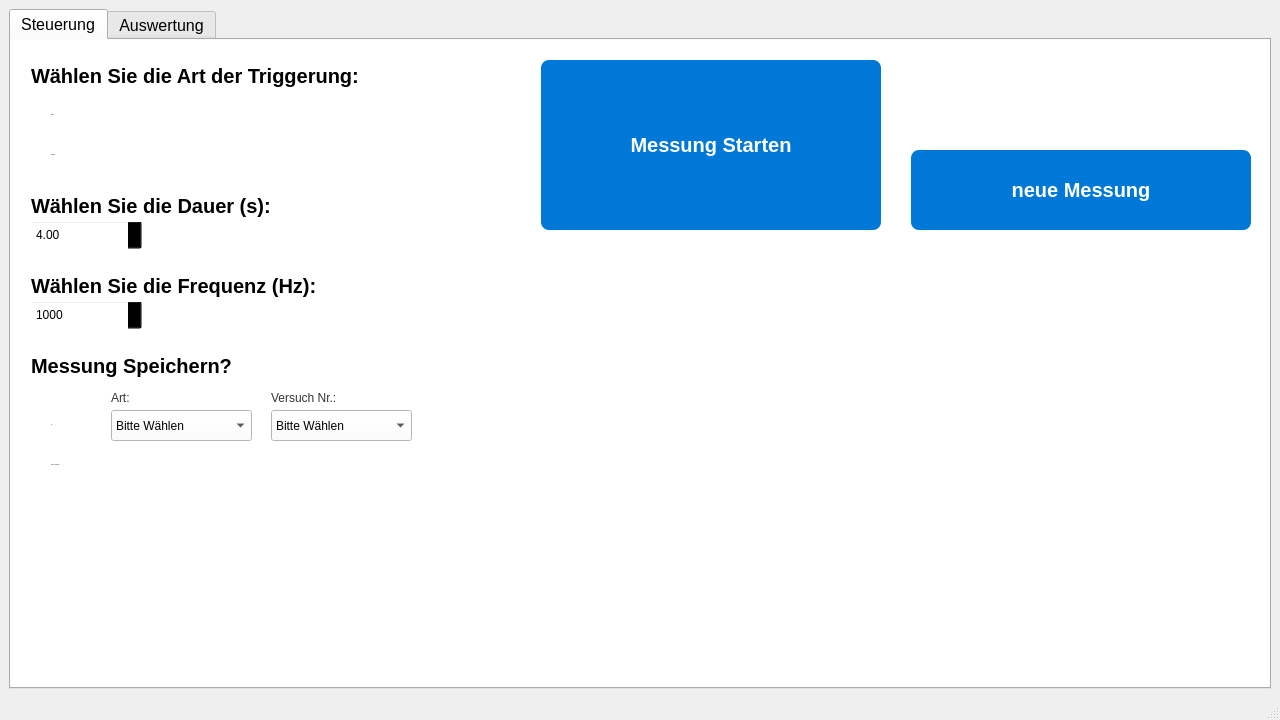
<?xml version="1.0" encoding="UTF-8"?>
<ui version="4.0">
 <class>MainWindow</class>
 <widget class="QMainWindow" name="MainWindow">
  <property name="geometry">
   <rect>
    <x>0</x>
    <y>0</y>
    <width>1280</width>
    <height>720</height>
   </rect>
  </property>
  <property name="minimumSize">
   <size>
    <width>1280</width>
    <height>720</height>
   </size>
  </property>
  <property name="maximumSize">
   <size>
    <width>1280</width>
    <height>720</height>
   </size>
  </property>
  <property name="windowTitle">
   <string>MainWindow</string>
  </property>
  <property name="styleSheet">
   <string notr="true">/* Macht den Hintergrund der einzelnen Tab-Seiten transparent, 
   damit der Hintergrund des QMainWindow durchscheint */
QTabWidget &gt; QWidget {
    background-color: transparent;
}

/* Design der Tab-Leiste */
QTabBar::tab {
    background: #333333;
    color: #aaaaaa;
    padding: 12px 20px;
    border-top-left-radius: 8px;
    border-top-right-radius: 8px;
    margin-right: 2px;
    min-width: 150px;
}

/* Der aktive Tab */
QTabBar::tab:selected {
    background: #0078d7;
    color: white;
    font-weight: bold;
}

/* Hover-Effekt für Tabs */
QTabBar::tab:hover:!selected {
    background: #444444;
}

/* Buttons modernisieren */
QPushButton {
    background-color: #0078d7;
    color: white;
    border-radius: 6px;
    font-size: 15px;
    font-weight: bold;
    padding: 10px 20px;
    border: none;
}

QPushButton:hover {
    background-color: #1e90ff;
}

QPushButton:pressed {
    background-color: #005a9e;
}

/* Labels (Text) hell machen, damit man sie auf dunklem Grund sieht */
QLabel {
    color: white;
    font-size: 14px;
}

/* Da Buttons oft ein eigenes Design haben, definiere es dort sicherheitshalber mit: */
QPushButton {
    color: #000000; 
}

QLabel {
    color: #000000;
}

QRadioButton {
    spacing: 8px; /* Abstand zwischen Kreis und Text */
    font-size: 16px;
    color: #333333; /* Textfarbe */
}

/* Der äußere Kreis */
QRadioButton::indicator {
    width: 20px;
    height: 20px;
    border-radius: 11px; /* Macht es rund */
    border: 2px solid #0078d7; /* Blauer Rand */
    background-color: white;
}

/* Wenn die Maus drüber schwebt */
QRadioButton::indicator:hover {
    background-color: #e6f2ff;
}

/* Wenn der Button ausgewählt ist (Der Punkt in der Mitte) */
QRadioButton::indicator:checked {
    background-color: #0078d7; /* Füllt den Kreis blau aus */
    border: 4px solid white;    /* Erzeugt einen weißen Ring-Effekt */
}

/* Für auswhl boxen */
QComboBox {
    background-color: white;
    color: black;
    border: 1px solid #ced4da;
    border-radius: 4px;
    padding: 2px;
	font-size: 9pt;
}

/* Für dauer frequenz box */
QDoubleSpinBox {
	font-size: 9pt;
}
QSpinBox {
	font-size: 9pt;
}


/* Die gesamte Tabelle */
QTableWidget {
    background-color: #ffffff;
    gridline-color: #d1d1d1;
    border: none; /* Entfernt den blauen Außenrahmen */
    font-family: &quot;Arial&quot;;
    font-size: 10pt;
}

/* Der Header oben (Horizontal) und links (Vertical) */
QHeaderView::section {
    background-color: #5dade2;
    color: white;
    padding: 4px;
    font-weight: bold;
    border: 1px solid #5dade2; /* Feine weiße Trennlinie zwischen den Headern */
}

/* Die kleine Ecke oben links, wo sich beide Header treffen */
QTableCornerButton::section {
    background-color: #f9f9f9;
    border: 1px solid #f9f9f9;
}

/* Styling der ausgewählten Zellen */
QTableWidget::item:selected {
    background-color: #aed6f1;
    color: black;
}</string>
  </property>
  <widget class="QWidget" name="centralwidget">
   <layout class="QHBoxLayout" name="horizontalLayout">
    <item>
     <widget class="QTabWidget" name="tabWidget">
      <property name="font">
       <font>
        <pointsize>12</pointsize>
       </font>
      </property>
      <property name="currentIndex">
       <number>0</number>
      </property>
      <widget class="QWidget" name="Steuerung">
       <property name="font">
        <font>
         <pointsize>10</pointsize>
        </font>
       </property>
       <property name="styleSheet">
        <string notr="true">background-color: rgb(255, 255, 255);</string>
       </property>
       <attribute name="title">
        <string>Steuerung</string>
       </attribute>
       <widget class="QFrame" name="signal_frame">
        <property name="geometry">
         <rect>
          <x>0</x>
          <y>0</y>
          <width>1261</width>
          <height>621</height>
         </rect>
        </property>
        <property name="styleSheet">
         <string notr="true">background-color: transparent;</string>
        </property>
        <property name="frameShape">
         <enum>QFrame::StyledPanel</enum>
        </property>
        <property name="frameShadow">
         <enum>QFrame::Raised</enum>
        </property>
        <widget class="QRadioButton" name="visuell">
         <property name="geometry">
          <rect>
           <x>20</x>
           <y>60</y>
           <width>150</width>
           <height>30</height>
          </rect>
         </property>
         <property name="font">
          <font>
           <pointsize>-1</pointsize>
          </font>
         </property>
         <property name="text">
          <string>Visuell</string>
         </property>
         <property name="iconSize">
          <size>
           <width>50</width>
           <height>50</height>
          </size>
         </property>
        </widget>
        <widget class="QRadioButton" name="akustisch">
         <property name="geometry">
          <rect>
           <x>20</x>
           <y>100</y>
           <width>150</width>
           <height>30</height>
          </rect>
         </property>
         <property name="font">
          <font>
           <pointsize>-1</pointsize>
          </font>
         </property>
         <property name="text">
          <string>Akustisch</string>
         </property>
         <property name="iconSize">
          <size>
           <width>50</width>
           <height>50</height>
          </size>
         </property>
        </widget>
        <widget class="QSpinBox" name="par_frequenz">
         <property name="geometry">
          <rect>
           <x>20</x>
           <y>260</y>
           <width>111</width>
           <height>30</height>
          </rect>
         </property>
         <property name="maximum">
          <number>2000</number>
         </property>
         <property name="singleStep">
          <number>100</number>
         </property>
         <property name="value">
          <number>1000</number>
         </property>
        </widget>
        <widget class="QDoubleSpinBox" name="par_dauer">
         <property name="geometry">
          <rect>
           <x>20</x>
           <y>180</y>
           <width>111</width>
           <height>30</height>
          </rect>
         </property>
         <property name="styleSheet">
          <string notr="true"/>
         </property>
         <property name="maximum">
          <double>20.000000000000000</double>
         </property>
         <property name="singleStep">
          <double>0.250000000000000</double>
         </property>
         <property name="value">
          <double>4.000000000000000</double>
         </property>
        </widget>
        <widget class="QLabel" name="dauer">
         <property name="geometry">
          <rect>
           <x>20</x>
           <y>150</y>
           <width>381</width>
           <height>31</height>
          </rect>
         </property>
         <property name="font">
          <font>
           <pointsize>-1</pointsize>
           <weight>75</weight>
           <bold>true</bold>
          </font>
         </property>
         <property name="styleSheet">
          <string notr="true">font-size: 20px;
font-weight: bold; /* Wenn es fett gedruckt sein soll */</string>
         </property>
         <property name="text">
          <string>Wählen Sie die Dauer (s):</string>
         </property>
        </widget>
        <widget class="QLabel" name="frequenz">
         <property name="geometry">
          <rect>
           <x>20</x>
           <y>230</y>
           <width>381</width>
           <height>31</height>
          </rect>
         </property>
         <property name="font">
          <font>
           <pointsize>-1</pointsize>
           <weight>75</weight>
           <bold>true</bold>
          </font>
         </property>
         <property name="styleSheet">
          <string notr="true">font-size: 20px;
font-weight: bold; /* Wenn es fett gedruckt sein soll */</string>
         </property>
         <property name="text">
          <string>Wählen Sie die Frequenz (Hz):</string>
         </property>
        </widget>
        <widget class="QLabel" name="status_neue_mess">
         <property name="geometry">
          <rect>
           <x>900</x>
           <y>200</y>
           <width>340</width>
           <height>30</height>
          </rect>
         </property>
         <property name="font">
          <font>
           <pointsize>-1</pointsize>
          </font>
         </property>
         <property name="styleSheet">
          <string notr="true">font-size: 15px;
/*font-weight: bold; /* Wenn es fett gedruckt sein soll */</string>
         </property>
         <property name="text">
          <string/>
         </property>
        </widget>
        <widget class="QLabel" name="status_mess_start">
         <property name="geometry">
          <rect>
           <x>530</x>
           <y>200</y>
           <width>340</width>
           <height>30</height>
          </rect>
         </property>
         <property name="font">
          <font>
           <pointsize>-1</pointsize>
          </font>
         </property>
         <property name="styleSheet">
          <string notr="true">font-size: 15px;
/*font-weight: bold; /* Wenn es fett gedruckt sein soll */</string>
         </property>
         <property name="text">
          <string/>
         </property>
        </widget>
        <widget class="QPushButton" name="btn_neue_messung">
         <property name="geometry">
          <rect>
           <x>900</x>
           <y>110</y>
           <width>340</width>
           <height>80</height>
          </rect>
         </property>
         <property name="font">
          <font>
           <pointsize>-1</pointsize>
           <weight>75</weight>
           <bold>true</bold>
          </font>
         </property>
         <property name="mouseTracking">
          <bool>false</bool>
         </property>
         <property name="tabletTracking">
          <bool>false</bool>
         </property>
         <property name="styleSheet">
          <string notr="true">



/* Der normale Zustand */
QPushButton {
    background-color: #0078d7;
    border-radius: 8px;
    padding: 10px;
    color: white;
	font-size: 20px;
	font-weight: bold;/* /* Wenn es fett gedruckt sein soll */
}

/* Der Zustand, während man draufdrückt */
QPushButton:pressed {
    background-color: #005a9e; /* Dunkleres Blau */
    border: 2px solid #ffffff;  /* Ein weißer Rahmen erscheint */
    padding-top: 12px;         /* Verschiebt den Text leicht nach unten */
    padding-left: 12px;        /* Erzeugt einen &quot;Eindrück-Effekt&quot; */
}

QPushButton:hover {
    background-color: #1e90ff; /* Etwas helleres Blau beim Drüberfahren */
}</string>
         </property>
         <property name="text">
          <string>neue Messung</string>
         </property>
         <property name="autoDefault">
          <bool>false</bool>
         </property>
        </widget>
        <widget class="QPushButton" name="btn_start_messung">
         <property name="geometry">
          <rect>
           <x>530</x>
           <y>20</y>
           <width>340</width>
           <height>170</height>
          </rect>
         </property>
         <property name="font">
          <font>
           <pointsize>-1</pointsize>
           <weight>75</weight>
           <bold>true</bold>
          </font>
         </property>
         <property name="mouseTracking">
          <bool>false</bool>
         </property>
         <property name="tabletTracking">
          <bool>false</bool>
         </property>
         <property name="styleSheet">
          <string notr="true">



/* Der normale Zustand */
QPushButton {
    background-color: #0078d7;
    border-radius: 8px;
    padding: 10px;
    color: white;
	font-size: 20px;
	font-weight: bold;/* /* Wenn es fett gedruckt sein soll */
}

/* Der Zustand, während man draufdrückt */
QPushButton:pressed {
    background-color: #005a9e; /* Dunkleres Blau */
    border: 2px solid #ffffff;  /* Ein weißer Rahmen erscheint */
    padding-top: 12px;         /* Verschiebt den Text leicht nach unten */
    padding-left: 12px;        /* Erzeugt einen &quot;Eindrück-Effekt&quot; */
}

QPushButton:hover {
    background-color: #1e90ff; /* Etwas helleres Blau beim Drüberfahren */
}</string>
         </property>
         <property name="text">
          <string>Messung Starten</string>
         </property>
         <property name="autoDefault">
          <bool>false</bool>
         </property>
        </widget>
        <widget class="QLabel" name="speichern">
         <property name="geometry">
          <rect>
           <x>20</x>
           <y>310</y>
           <width>381</width>
           <height>31</height>
          </rect>
         </property>
         <property name="font">
          <font>
           <pointsize>-1</pointsize>
           <weight>75</weight>
           <bold>true</bold>
          </font>
         </property>
         <property name="styleSheet">
          <string notr="true">font-size: 20px;
font-weight: bold; /* Wenn es fett gedruckt sein soll */</string>
         </property>
         <property name="text">
          <string>Messung Speichern?</string>
         </property>
        </widget>
        <widget class="QRadioButton" name="speichern_ja">
         <property name="geometry">
          <rect>
           <x>20</x>
           <y>370</y>
           <width>71</width>
           <height>30</height>
          </rect>
         </property>
         <property name="font">
          <font>
           <pointsize>-1</pointsize>
          </font>
         </property>
         <property name="text">
          <string>Ja,</string>
         </property>
         <property name="iconSize">
          <size>
           <width>50</width>
           <height>50</height>
          </size>
         </property>
        </widget>
        <widget class="QRadioButton" name="speichern_nein">
         <property name="geometry">
          <rect>
           <x>20</x>
           <y>410</y>
           <width>191</width>
           <height>30</height>
          </rect>
         </property>
         <property name="font">
          <font>
           <pointsize>-1</pointsize>
          </font>
         </property>
         <property name="text">
          <string>Nein, nur Anzeigen</string>
         </property>
         <property name="iconSize">
          <size>
           <width>50</width>
           <height>50</height>
          </size>
         </property>
        </widget>
        <widget class="QComboBox" name="box_art">
         <property name="geometry">
          <rect>
           <x>100</x>
           <y>370</y>
           <width>141</width>
           <height>31</height>
          </rect>
         </property>
         <property name="styleSheet">
          <string notr="true">    background-color: white;
    color: black;
    selection-background-color: #007bff; /* Farbe beim Drüberfahren (Blau) */
    selection-color: white;              /* Schriftfarbe beim Drüberfahren */
</string>
         </property>
         <item>
          <property name="text">
           <string>Bitte Wählen</string>
          </property>
         </item>
         <item>
          <property name="text">
           <string>Test</string>
          </property>
         </item>
         <item>
          <property name="text">
           <string>Athlet_1</string>
          </property>
         </item>
         <item>
          <property name="text">
           <string>Athlet_2</string>
          </property>
         </item>
         <item>
          <property name="text">
           <string>Athlet_3</string>
          </property>
         </item>
        </widget>
        <widget class="QComboBox" name="box_ver_nr">
         <property name="geometry">
          <rect>
           <x>260</x>
           <y>370</y>
           <width>141</width>
           <height>31</height>
          </rect>
         </property>
         <property name="styleSheet">
          <string notr="true">    background-color: white;
    color: black;
    selection-background-color: #007bff; /* Farbe beim Drüberfahren (Blau) */
    selection-color: white;              /* Schriftfarbe beim Drüberfahren */
</string>
         </property>
         <item>
          <property name="text">
           <string>Bitte Wählen</string>
          </property>
         </item>
         <item>
          <property name="text">
           <string>1</string>
          </property>
         </item>
         <item>
          <property name="text">
           <string>2</string>
          </property>
         </item>
         <item>
          <property name="text">
           <string>3</string>
          </property>
         </item>
         <item>
          <property name="text">
           <string>4</string>
          </property>
         </item>
         <item>
          <property name="text">
           <string>5</string>
          </property>
         </item>
         <item>
          <property name="text">
           <string>6</string>
          </property>
         </item>
         <item>
          <property name="text">
           <string>7</string>
          </property>
         </item>
         <item>
          <property name="text">
           <string>8</string>
          </property>
         </item>
         <item>
          <property name="text">
           <string>9</string>
          </property>
         </item>
         <item>
          <property name="text">
           <string>10</string>
          </property>
         </item>
        </widget>
        <widget class="QLabel" name="label_ver_nr">
         <property name="geometry">
          <rect>
           <x>260</x>
           <y>350</y>
           <width>131</width>
           <height>16</height>
          </rect>
         </property>
         <property name="font">
          <font>
           <pointsize>9</pointsize>
          </font>
         </property>
         <property name="styleSheet">
          <string notr="true">font-size: 9pt;
color: #333333; /* Ein dunkles Grau/Schwarz für die Lesbarkeit */
</string>
         </property>
         <property name="text">
          <string>Versuch Nr.:</string>
         </property>
        </widget>
        <widget class="QLabel" name="label_art">
         <property name="geometry">
          <rect>
           <x>100</x>
           <y>350</y>
           <width>131</width>
           <height>16</height>
          </rect>
         </property>
         <property name="font">
          <font>
           <pointsize>9</pointsize>
          </font>
         </property>
         <property name="styleSheet">
          <string notr="true">font-size: 9pt;
color: #333333; /* Ein dunkles Grau/Schwarz für die Lesbarkeit */
</string>
         </property>
         <property name="text">
          <string>Art:</string>
         </property>
        </widget>
        <widget class="QLabel" name="status_speichern">
         <property name="geometry">
          <rect>
           <x>530</x>
           <y>240</y>
           <width>340</width>
           <height>30</height>
          </rect>
         </property>
         <property name="font">
          <font>
           <pointsize>-1</pointsize>
          </font>
         </property>
         <property name="styleSheet">
          <string notr="true">font-size: 15px;
/*font-weight: bold; /* Wenn es fett gedruckt sein soll */</string>
         </property>
         <property name="text">
          <string/>
         </property>
        </widget>
       </widget>
       <widget class="QLabel" name="art_trigg">
        <property name="geometry">
         <rect>
          <x>20</x>
          <y>20</y>
          <width>391</width>
          <height>31</height>
         </rect>
        </property>
        <property name="font">
         <font>
          <pointsize>-1</pointsize>
          <weight>75</weight>
          <bold>true</bold>
         </font>
        </property>
        <property name="styleSheet">
         <string notr="true">font-size: 20px;
font-weight: bold; /* Wenn es fett gedruckt sein soll */</string>
        </property>
        <property name="text">
         <string>Wählen Sie die Art der Triggerung:</string>
        </property>
       </widget>
      </widget>
      <widget class="QWidget" name="Auswertung">
       <attribute name="title">
        <string>Auswertung</string>
       </attribute>
       <widget class="QTabWidget" name="tabWidget_2">
        <property name="geometry">
         <rect>
          <x>0</x>
          <y>0</y>
          <width>1251</width>
          <height>621</height>
         </rect>
        </property>
        <property name="styleSheet">
         <string notr="true">QTabBar::tab:selected {
    background: #5dade2;
}

</string>
        </property>
        <property name="currentIndex">
         <number>0</number>
        </property>
        <widget class="QWidget" name="Kraft">
         <attribute name="title">
          <string>Kraftdaten (N)</string>
         </attribute>
         <widget class="QLabel" name="label_kraftplots">
          <property name="geometry">
           <rect>
            <x>20</x>
            <y>10</y>
            <width>481</width>
            <height>31</height>
           </rect>
          </property>
          <property name="font">
           <font>
            <pointsize>-1</pointsize>
            <weight>75</weight>
            <bold>true</bold>
           </font>
          </property>
          <property name="styleSheet">
           <string notr="true">font-size: 20px;
font-weight: bold; /* Wenn es fett gedruckt sein soll */</string>
          </property>
          <property name="text">
           <string>Kraftplots und ausgewählte Parameter</string>
          </property>
         </widget>
         <widget class="QWidget" name="plot_links_Kraft" native="true">
          <property name="geometry">
           <rect>
            <x>20</x>
            <y>50</y>
            <width>571</width>
            <height>341</height>
           </rect>
          </property>
          <property name="styleSheet">
           <string notr="true">/*background-color: #1a1a1a; /* Dunkler Hintergrund für den Plot-Bereich */
</string>
          </property>
         </widget>
         <widget class="QWidget" name="plot_rechts_kraft" native="true">
          <property name="geometry">
           <rect>
            <x>650</x>
            <y>50</y>
            <width>571</width>
            <height>341</height>
           </rect>
          </property>
          <property name="styleSheet">
           <string notr="true">/*background-color: #1a1a1a; /* Dunkler Hintergrund für den Plot-Bereich */
</string>
          </property>
         </widget>
         <widget class="QTableWidget" name="tabelle_kraft">
          <property name="geometry">
           <rect>
            <x>20</x>
            <y>420</y>
            <width>551</width>
            <height>151</height>
           </rect>
          </property>
          <property name="styleSheet">
           <string notr="true"/>
          </property>
          <property name="editTriggers">
           <set>QAbstractItemView::NoEditTriggers</set>
          </property>
          <property name="selectionMode">
           <enum>QAbstractItemView::NoSelection</enum>
          </property>
          <property name="rowCount">
           <number>3</number>
          </property>
          <property name="columnCount">
           <number>3</number>
          </property>
          <attribute name="horizontalHeaderDefaultSectionSize">
           <number>150</number>
          </attribute>
          <attribute name="horizontalHeaderStretchLastSection">
           <bool>false</bool>
          </attribute>
          <attribute name="verticalHeaderStretchLastSection">
           <bool>true</bool>
          </attribute>
          <row>
           <property name="text">
            <string/>
           </property>
          </row>
          <row>
           <property name="text">
            <string>linke Hand</string>
           </property>
          </row>
          <row>
           <property name="text">
            <string>rechte Hand</string>
           </property>
          </row>
          <column>
           <property name="text">
            <string>Max. Kraft (N)</string>
           </property>
          </column>
          <column>
           <property name="text">
            <string/>
           </property>
          </column>
          <column>
           <property name="text">
            <string/>
           </property>
          </column>
          <item row="0" column="0">
           <property name="text">
            <string>F_x</string>
           </property>
           <property name="font">
            <font>
             <weight>75</weight>
             <bold>true</bold>
            </font>
           </property>
          </item>
          <item row="0" column="1">
           <property name="text">
            <string>F_y</string>
           </property>
           <property name="font">
            <font>
             <weight>75</weight>
             <bold>true</bold>
            </font>
           </property>
          </item>
          <item row="0" column="2">
           <property name="text">
            <string>F_z</string>
           </property>
           <property name="font">
            <font>
             <weight>75</weight>
             <bold>true</bold>
            </font>
           </property>
          </item>
         </widget>
        </widget>
        <widget class="QWidget" name="Momente">
         <attribute name="title">
          <string>Momente (Nm)</string>
         </attribute>
         <widget class="QLabel" name="label_momentplots">
          <property name="geometry">
           <rect>
            <x>20</x>
            <y>10</y>
            <width>481</width>
            <height>31</height>
           </rect>
          </property>
          <property name="font">
           <font>
            <pointsize>-1</pointsize>
            <weight>75</weight>
            <bold>true</bold>
           </font>
          </property>
          <property name="styleSheet">
           <string notr="true">font-size: 20px;
font-weight: bold; /* Wenn es fett gedruckt sein soll */</string>
          </property>
          <property name="text">
           <string>Momentplots und ausgewählte Parameter</string>
          </property>
         </widget>
         <widget class="QWidget" name="plot_links_moment" native="true">
          <property name="geometry">
           <rect>
            <x>20</x>
            <y>50</y>
            <width>571</width>
            <height>341</height>
           </rect>
          </property>
          <property name="styleSheet">
           <string notr="true">/*background-color: #1a1a1a; /* Dunkler Hintergrund für den Plot-Bereich */
</string>
          </property>
         </widget>
         <widget class="QWidget" name="plot_rechts_moment" native="true">
          <property name="geometry">
           <rect>
            <x>650</x>
            <y>50</y>
            <width>571</width>
            <height>341</height>
           </rect>
          </property>
          <property name="styleSheet">
           <string notr="true">/*background-color: #1a1a1a; /* Dunkler Hintergrund für den Plot-Bereich */
</string>
          </property>
         </widget>
         <widget class="QTableWidget" name="tabelle_moment">
          <property name="geometry">
           <rect>
            <x>20</x>
            <y>420</y>
            <width>551</width>
            <height>151</height>
           </rect>
          </property>
          <property name="styleSheet">
           <string notr="true"/>
          </property>
          <property name="editTriggers">
           <set>QAbstractItemView::NoEditTriggers</set>
          </property>
          <property name="selectionMode">
           <enum>QAbstractItemView::NoSelection</enum>
          </property>
          <property name="rowCount">
           <number>3</number>
          </property>
          <property name="columnCount">
           <number>3</number>
          </property>
          <attribute name="horizontalHeaderDefaultSectionSize">
           <number>150</number>
          </attribute>
          <attribute name="horizontalHeaderStretchLastSection">
           <bool>false</bool>
          </attribute>
          <attribute name="verticalHeaderStretchLastSection">
           <bool>true</bool>
          </attribute>
          <row>
           <property name="text">
            <string/>
           </property>
          </row>
          <row>
           <property name="text">
            <string>linke Hand</string>
           </property>
          </row>
          <row>
           <property name="text">
            <string>rechte Hand</string>
           </property>
          </row>
          <column>
           <property name="text">
            <string>Max. Moment (Nm)</string>
           </property>
          </column>
          <column>
           <property name="text">
            <string/>
           </property>
          </column>
          <column>
           <property name="text">
            <string/>
           </property>
          </column>
          <item row="0" column="0">
           <property name="text">
            <string>F_x</string>
           </property>
           <property name="font">
            <font>
             <weight>75</weight>
             <bold>true</bold>
            </font>
           </property>
          </item>
          <item row="0" column="1">
           <property name="text">
            <string>F_y</string>
           </property>
           <property name="font">
            <font>
             <weight>75</weight>
             <bold>true</bold>
            </font>
           </property>
          </item>
          <item row="0" column="2">
           <property name="text">
            <string>F_z</string>
           </property>
           <property name="font">
            <font>
             <weight>75</weight>
             <bold>true</bold>
            </font>
           </property>
          </item>
         </widget>
        </widget>
        <widget class="QWidget" name="Reaktion">
         <attribute name="title">
          <string>Reaktionszeiten (s)</string>
         </attribute>
         <widget class="QLabel" name="label_reaktionszeit">
          <property name="geometry">
           <rect>
            <x>20</x>
            <y>10</y>
            <width>221</width>
            <height>31</height>
           </rect>
          </property>
          <property name="font">
           <font>
            <pointsize>-1</pointsize>
            <weight>75</weight>
            <bold>true</bold>
           </font>
          </property>
          <property name="styleSheet">
           <string notr="true">font-size: 20px;
font-weight: bold; /* Wenn es fett gedruckt sein soll */</string>
          </property>
          <property name="text">
           <string>Reaktionszeiten</string>
          </property>
         </widget>
         <widget class="QTableWidget" name="tabelle_moment_2">
          <property name="geometry">
           <rect>
            <x>20</x>
            <y>150</y>
            <width>361</width>
            <height>81</height>
           </rect>
          </property>
          <property name="editTriggers">
           <set>QAbstractItemView::NoEditTriggers</set>
          </property>
          <property name="selectionMode">
           <enum>QAbstractItemView::NoSelection</enum>
          </property>
          <attribute name="horizontalHeaderHighlightSections">
           <bool>true</bool>
          </attribute>
          <attribute name="horizontalHeaderStretchLastSection">
           <bool>false</bool>
          </attribute>
          <attribute name="verticalHeaderStretchLastSection">
           <bool>true</bool>
          </attribute>
          <row>
           <property name="text">
            <string>Reaktionszeit</string>
           </property>
          </row>
          <column>
           <property name="text">
            <string>linke Hand</string>
           </property>
          </column>
          <column>
           <property name="text">
            <string>rechte Hand</string>
           </property>
          </column>
         </widget>
         <widget class="QTableWidget" name="tabelle_moment_3">
          <property name="geometry">
           <rect>
            <x>20</x>
            <y>260</y>
            <width>291</width>
            <height>121</height>
           </rect>
          </property>
          <property name="editTriggers">
           <set>QAbstractItemView::NoEditTriggers</set>
          </property>
          <property name="selectionMode">
           <enum>QAbstractItemView::NoSelection</enum>
          </property>
          <attribute name="horizontalHeaderStretchLastSection">
           <bool>false</bool>
          </attribute>
          <attribute name="verticalHeaderStretchLastSection">
           <bool>true</bool>
          </attribute>
          <row>
           <property name="text">
            <string>Durchschnitt li. und re.</string>
           </property>
          </row>
          <row>
           <property name="text">
            <string>Unterschied li. und re.</string>
           </property>
          </row>
          <column>
           <property name="text">
            <string>Wert</string>
           </property>
          </column>
         </widget>
         <widget class="QLabel" name="label_bedingung">
          <property name="geometry">
           <rect>
            <x>20</x>
            <y>110</y>
            <width>101</width>
            <height>21</height>
           </rect>
          </property>
          <property name="font">
           <font>
            <pointsize>10</pointsize>
           </font>
          </property>
          <property name="styleSheet">
           <string notr="true">font-size: 10pt;
color: #000000; /* Ein dunkles Grau/Schwarz für die Lesbarkeit */
</string>
          </property>
          <property name="text">
           <string>Bedingung:</string>
          </property>
         </widget>
         <widget class="QLabel" name="par_bedingung">
          <property name="geometry">
           <rect>
            <x>120</x>
            <y>110</y>
            <width>101</width>
            <height>21</height>
           </rect>
          </property>
          <property name="font">
           <font>
            <pointsize>10</pointsize>
           </font>
          </property>
          <property name="styleSheet">
           <string notr="true">font-size: 10pt;
color: #000000; /* Ein dunkles Grau/Schwarz für die Lesbarkeit */
</string>
          </property>
          <property name="text">
           <string/>
          </property>
         </widget>
        </widget>
       </widget>
      </widget>
     </widget>
    </item>
   </layout>
  </widget>
  <widget class="QMenuBar" name="menubar">
   <property name="geometry">
    <rect>
     <x>0</x>
     <y>0</y>
     <width>1280</width>
     <height>26</height>
    </rect>
   </property>
  </widget>
  <widget class="QStatusBar" name="statusbar"/>
 </widget>
 <resources/>
 <connections/>
</ui>
